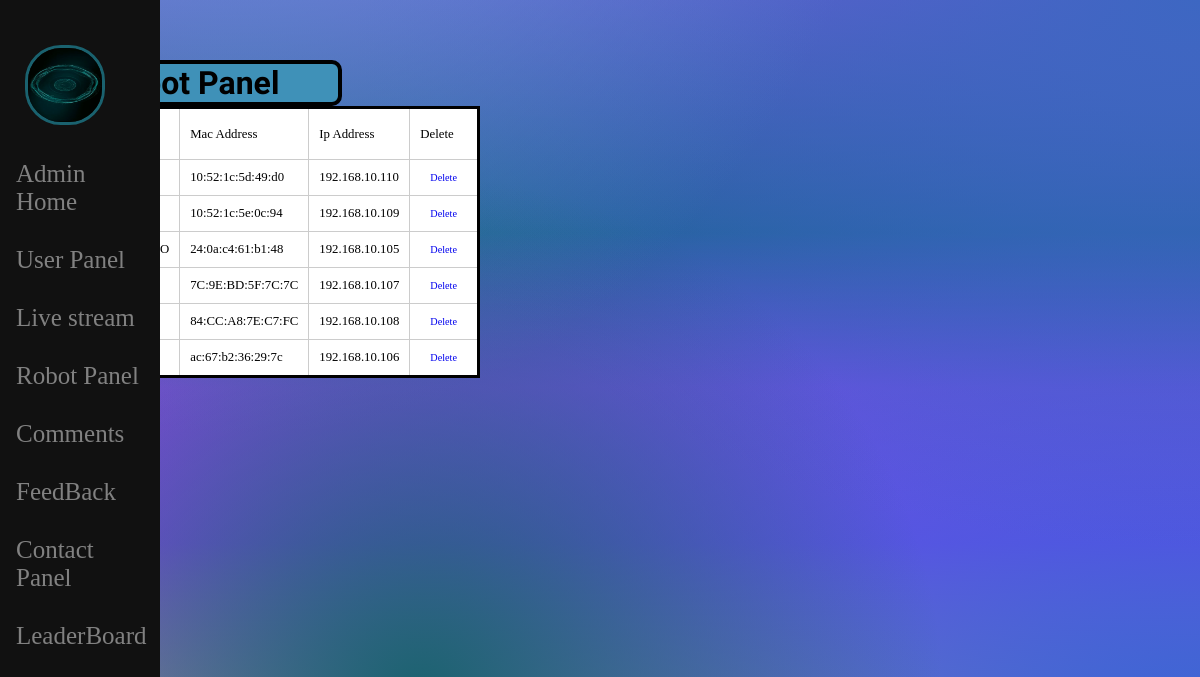
The page /Robotpanel.php on the database its author committed.
### tables this page shows
CREATE TABLE `robots` (
  `robotName` varchar(100) NOT NULL,
  `serialNum` varchar(255) NOT NULL,
  `sound` blob NOT NULL,
  `robotPicture` varchar(50) NOT NULL,
  `teamName` varchar(255) NOT NULL,
  `points` int(11) NOT NULL,
  `password` varchar(255) NOT NULL,
  `mac` varchar(40) NOT NULL,
  `ip` varchar(40) NOT NULL
);

### Robotpanel.php (the view, shortened to what this page needs)
<?php
include "Sidebar.php";
$query = "SELECT * FROM `robots`";
$result = mysqli_query($conn, $query);
?>
<!DOCTYPE html>
<html lang="en">
<head>
    <link rel="stylesheet" type="text/css" href="./style/style.css">
</head>
<div class="streamContainer">
        <div class="body">
    <h1 class="Titlepanel">Robot Panel</h1>
    <div class="containerusersrobot">
                    <table class="table">
                        <tr class="userpanelspace">
                            <td class="td"> Password</td>
                            <td class="td"> Mac Address</td>
                            <td class="td"> Ip Address</td>
                            <td class="td"> Delete </td>
                        </tr>
                        <?php
                        while ($row = mysqli_fetch_assoc($result)) {
                            $pwd = $row['password'];
                            $mac = $row['mac'];
                            $ip  = $row['ip'];
                        ?>
                            <tr class="userpanelspace">
                                <td class="td"><?php echo $pwd ?></td>
                                <td class="td"><?php echo $mac ?></td>
                                <td class="td"><?php echo $ip ?></td>
                                <td class="td"><a href="Robotpanel.php?mac=<?php echo $row['mac']; ?>" class="td">Delete</a></td>
                            </tr>
                        <?php
                        }
                        ?>
      </table>
    </div>
    </div>

### style/style.css (style rules this page uses)
* { margin: 0; padding: 0; box-sizing: border-box; }
body { background-repeat: no-repeat !important; background-image: radial-gradient(circle farthest-corner at 35% 90%, #1a626f, transparent 50%), radial-gradient(ellipse farthest-corner at 20% -50%, #529bcf, transparent 50%), radial-gradient(ellipse farthest-corner at 100% 0, #3d67c2, transparent 50%), radial-gradient(ellipse farthest-corner at 100% 100%, #3161d9, transparent), linear-gradient(#7959ca, #1a626f 30%, #a73fe3 50%, #b738f7 70%, #fec66d 100%) !important; background-size: cover !important; }
.body { width: 100%; max-width: 1080px; margin: 0 auto; }
.streamContainer h1 { margin-top: 60px; margin-left: 30px; font-weight: 700; font-family: "Orbitron", sans-serif; }
.streamContainer { width: 98vw; margin: 0 auto; height: 97vh; display: grid; grid-template-rows: 40vh 3vh 6vh 60vh 6vh 21vh; grid-template-columns: 39vw 20vw 39vw; }
table { border-collapse: collapse; width: 100%; background-color: #3b65ba; }
th, td { padding: 0.25rem; text-align: left; border: 1px solid #ccc; }
.td { background-color: white; padding: 10px; width: 82px; font-size: 0.8em; text-decoration: none; }
.Titlepanel { background-color: rgb(63, 145, 184); border: black 4px solid; width: 300px; display: flex; justify-content: center; margin-left: 160px; text-decoration: none; margin-top: 100px; border-radius: 10px; }
.table { border: 3px black solid; float: right; border-radius: 10px; }

### rows shown on the page
robots: mac "10:52:1c:5d:49:d0", ip "192.168.10.110"
robots: mac "10:52:1c:5e:0c:94", ip "192.168.10.109"
robots: mac "24:0a:c4:61:b1:48", ip "192.168.10.105"
robots: mac "7C:9E:BD:5F:7C:7C", ip "192.168.10.107"
robots: mac "84:CC:A8:7E:C7:FC", ip "192.168.10.108"
robots: mac "ac:67:b2:36:29:7c", ip "192.168.10.106"
